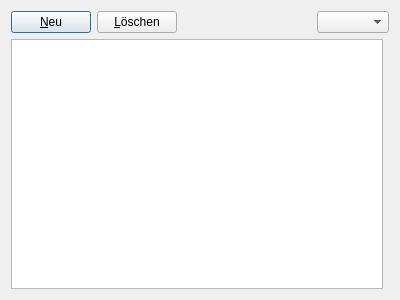
<?xml version="1.0" encoding="UTF-8"?>
<ui version="4.0">
 <class>LieferantenForm</class>
 <widget class="QDialog" name="LieferantenForm">
  <property name="geometry">
   <rect>
    <x>0</x>
    <y>0</y>
    <width>400</width>
    <height>300</height>
   </rect>
  </property>
  <property name="windowTitle">
   <string>Lieferanten</string>
  </property>
  <layout class="QGridLayout" name="gridLayout">
   <item row="0" column="0" rowspan="2" colspan="2">
    <layout class="QVBoxLayout" name="verticalLayout">
     <item>
      <layout class="QHBoxLayout" name="horizontalLayout_2">
       <item>
        <widget class="QPushButton" name="pushButton_newRecord">
         <property name="text">
          <string>&amp;Neu</string>
         </property>
        </widget>
       </item>
       <item>
        <widget class="QPushButton" name="pushButton_deleteRecord">
         <property name="text">
          <string>&amp;Löschen</string>
         </property>
        </widget>
       </item>
       <item>
        <spacer name="horizontalSpacer_2">
         <property name="orientation">
          <enum>Qt::Horizontal</enum>
         </property>
         <property name="sizeHint" stdset="0">
          <size>
           <width>40</width>
           <height>20</height>
          </size>
         </property>
        </spacer>
       </item>
       <item>
        <widget class="QComboBox" name="comboBox_period"/>
       </item>
      </layout>
     </item>
    </layout>
   </item>
   <item row="2" column="0">
    <widget class="QTableView" name="tableView_lieferanten"/>
   </item>
  </layout>
 </widget>
 <resources/>
 <connections/>
</ui>
